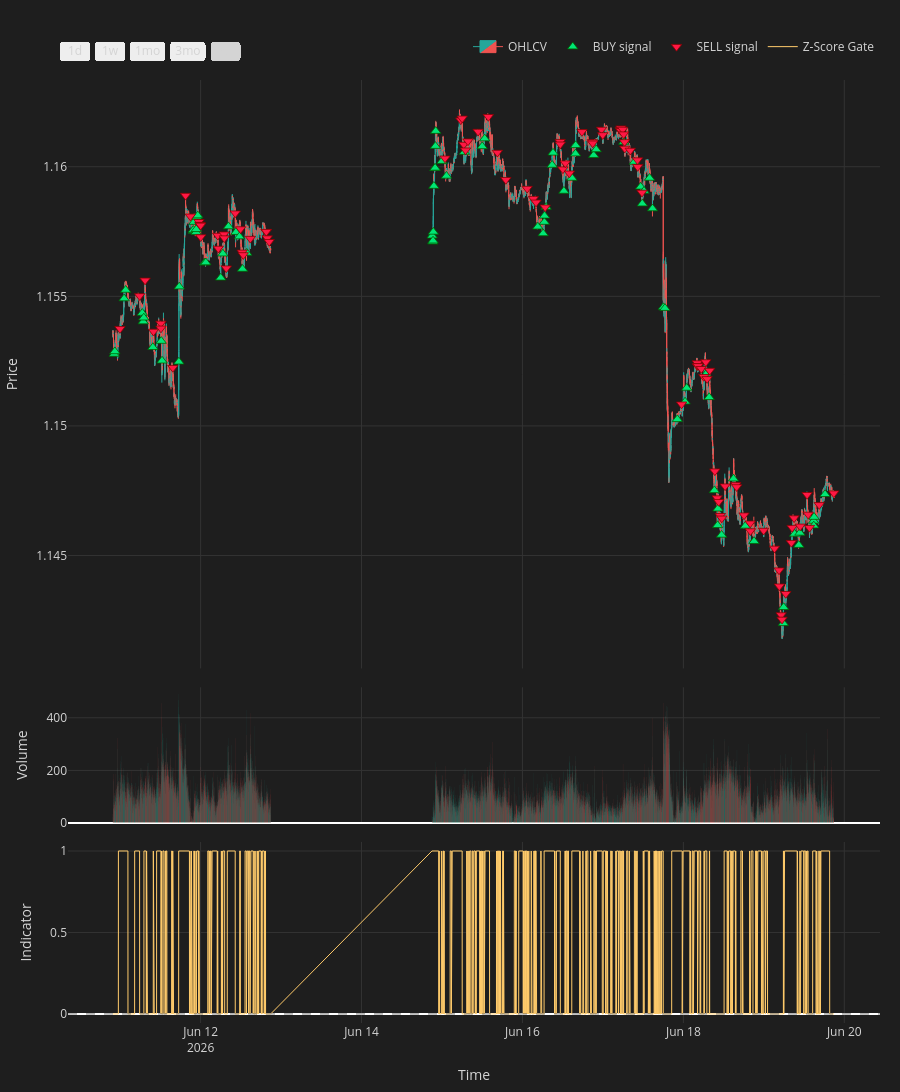

The cell this chart's notebook holds for it:
### Code cell
from talib import EMA as talib_EMA
from Learn.labels import super_smoother
from plotly.subplots import make_subplots
import plotly.graph_objects as go

# ── Build chart dataframe ─────────────────────────────────────────────────────
df_chart = df[['Time', 'Open', 'High', 'Low', 'Close', 'Volume']].copy().tail(10_000).reset_index(drop=True)
sig_cols = ['Time', 'signal', 'pred_long', 'pred_short', 'pred_signed']
df_chart = df_chart.merge(df_gated[sig_cols], on='Time', how='left')
df_chart['signal'] = df_chart['signal'].fillna(0).astype(int)
# df_chart['regime'] = df_chart['regime'].fillna(0)

df_chart['z_score'] = (df_chart['Close'] - df_chart['Close'].rolling(100).mean()) / df_chart['Close'].rolling(100).std()
df_chart['z_score_binary'] = (df_chart['z_score'] > 0).astype(int)

# ── Compute regime EMA and slope (same as causal_market_regime internals) ──────
ma_period        = regime_params.get('ma_period', 21)
slope_smoothness = regime_params.get('slope_smoothness', 1)

ma_arr = talib_EMA(df_chart['Close'].values.astype(float), timeperiod=ma_period)
ma_s   = pd.Series(ma_arr, index=df_chart.index)
slope  = ma_s.diff() / ma_s
df_chart['regime_ma'] = ma_s
df_chart['slope_sm']  = super_smoother(slope, period=max(slope_smoothness, 2))

buy_bars  = df_chart[df_chart['signal'] ==  1]
sell_bars = df_chart[df_chart['signal'] == -1]

atr_series = df_chart['High'].rolling(14).mean() - df_chart['Low'].rolling(14).mean()
offset     = float(atr_series.mean()) * 0.5

vol_colors = np.where(df_chart['Close'] >= df_chart['Open'], '#26a69a', '#ef5350')

fig = make_subplots(rows=3, cols=1, shared_xaxes=True,
                    row_heights=[0.65, 0.15, 0.20], vertical_spacing=0.02)

# ── Row 1: Candlesticks ───────────────────────────────────────────────────────
fig.add_trace(go.Candlestick(
    x=df_chart['Time'], open=df_chart['Open'], high=df_chart['High'],
    low=df_chart['Low'], close=df_chart['Close'], name='OHLCV',
    increasing_line_color='#26a69a', decreasing_line_color='#ef5350',
    increasing_fillcolor='#26a69a', decreasing_fillcolor='#ef5350',
    line=dict(width=1), hoverinfo='skip'), row=1, col=1)

# ── Row 1: Regime-coloured MA ─────────────────────────────────────────────────
# for regime_val, color, label in [
#     ( 1, '#26a69a', 'MA Uptrend'),
#     ( 0, '#888888', 'MA Range'),
#     (-1, '#ef5350', 'MA Downtrend'),
# ]:
#     fig.add_trace(go.Scatter(
#         x=df_chart['Time'],
#         y=df_chart['regime_ma'].where(df_chart['regime'] == regime_val),
#         mode='lines', line=dict(width=2, color=color),
#         name=label, hoverinfo='skip',
#     ), row=1, col=1)

# ── Row 1: BUY / SELL signal markers ─────────────────────────────────────────
fig.add_trace(go.Scatter(
    x=buy_bars['Time'], y=buy_bars['Low'] - offset, mode='markers',
    marker=dict(symbol='triangle-up', size=9, color='#00e676',
                line=dict(color='darkgreen', width=0.8)),
    name='BUY signal', hoverinfo='skip'), row=1, col=1)

fig.add_trace(go.Scatter(
    x=sell_bars['Time'], y=sell_bars['High'] + offset, mode='markers',
    marker=dict(symbol='triangle-down', size=9, color='#ff1744',
                line=dict(color='darkred', width=0.8)),
    name='SELL signal', hoverinfo='skip'), row=1, col=1)

# ── Row 2: Volume ─────────────────────────────────────────────────────────────
fig.add_trace(go.Bar(x=df_chart['Time'], y=df_chart['Volume'],
    marker_color=vol_colors, marker_line_width=0,
    name='Volume', hoverinfo='skip', showlegend=False), row=2, col=1)

# ── Row 3: Z-Score & Donchian ───────────────────────────────────────────────────
# fig.add_trace(go.Scatter(
#     x=df_chart['Time'], y=df_chart['z_score'],
#     mode='lines', line=dict(width=1, color='#82aaff'),
#     name='Z-Score', hoverinfo='skip',
# ), row=3, col=1)

fig.add_trace(go.Scatter(
    x=df_chart['Time'], y=df_chart['z_score_binary'],
    mode='lines', line=dict(width=1, color='#ffcb6b'),
    name='Z-Score Gate', hoverinfo='skip',
), row=3, col=1)

fig.add_hline(y=0, line=dict(color='#555555', width=0.8, dash='dash'), row=3, col=1)

fig.update_layout(
    xaxis=dict(rangeslider=dict(visible=False),
               rangeselector=dict(buttons=[
                   dict(count=1, label='1d', step='day', stepmode='backward'),
                   dict(count=7, label='1w', step='day', stepmode='backward'),
                   dict(count=1, label='1mo', step='month', stepmode='backward'),
                   dict(count=3, label='3mo', step='month', stepmode='backward'),
                   dict(step='all', label='All'),
               ]), type='date'),
    xaxis3=dict(title='Time'),
    yaxis=dict(title='Price', fixedrange=False),
    yaxis2=dict(title='Volume', fixedrange=True),
    yaxis3=dict(title='Indicator', fixedrange=True),
    legend=dict(orientation='h', yanchor='bottom', y=1.02, xanchor='right', x=1),
    height=1300, margin=dict(l=60, r=20, t=80, b=60), hovermode=False,
    paper_bgcolor='#1e1e1e', plot_bgcolor='#1e1e1e', font=dict(color='#d4d4d4'),
    xaxis_gridcolor='#333', yaxis_gridcolor='#333',
    xaxis2_gridcolor='#333', yaxis2_gridcolor='#333',
    xaxis3_gridcolor='#333', yaxis3_gridcolor='#333',
)
fig.show()

### Figure 1 — Plotly figure (JSON) as saved in the notebook; plotly's stock layout.template omitted (floating-point values rounded to 4 significant figures; data arrays with more than 128 entries replaced by an {"elided": "..."} marker saying what was removed)
{"data": [{"close": {"elided": "9986 float values"}, "decreasing": {"fillcolor": "#ef5350", "line": {"color": "#ef5350"}}, "high": {"elided": "9986 float values"}, "hoverinfo": "skip", "increasing": {"fillcolor": "#26a69a", "line": {"color": "#26a69a"}}, "line": {"width": 1}, "low": {"elided": "9986 float values"}, "name": "OHLCV", "open": {"elided": "9986 float values"}, "type": "candlestick", "x": {"elided": "9986 str values"}, "xaxis": "x", "yaxis": "y"}, {"hoverinfo": "skip", "marker": {"color": "#00e676", "line": {"color": "darkgreen", "width": 0.8}, "size": 9, "symbol": "triangle-up"}, "mode": "markers", "name": "BUY signal", "type": "scatter", "x": ["2026-06-10T22:14:00.000000", "2026-06-10T22:25:00.000000", "2026-06-11T01:11:00.000000", "2026-06-11T01:39:00.000000", "2026-06-11T06:36:00.000000", "2026-06-11T06:53:00.000000", "2026-06-11T07:03:00.000000", "2026-06-11T09:46:00.000000", "2026-06-11T12:15:00.000000", "2026-06-11T12:30:00.000000", "2026-06-11T17:31:00.000000", "2026-06-11T17:38:00.000000", "2026-06-11T21:47:00.000000", "2026-06-11T21:49:00.000000", "2026-06-11T22:02:00.000000", "2026-06-11T22:40:00.000000", "2026-06-11T22:42:00.000000", "2026-06-11T22:55:00.000000", "2026-06-11T23:10:00.000000", "2026-06-12T01:12:00.000000", "2026-06-12T01:33:00.000000", "2026-06-12T06:00:00.000000", "2026-06-12T06:38:00.000000", "2026-06-12T08:18:00.000000", "2026-06-12T10:32:00.000000", "2026-06-12T11:35:00.000000", "2026-06-12T12:30:00.000000", "2026-06-12T13:46:00.000000", "2026-06-14T21:04:00.000000", "2026-06-14T21:16:00.000000", "2026-06-14T21:20:00.000000", "2026-06-14T21:25:00.000000", "2026-06-14T21:35:00.000000", "2026-06-14T21:52:00.000000", "2026-06-14T21:58:00.000000", "2026-06-14T22:03:00.000000", "2026-06-14T22:08:00.000000", "2026-06-15T00:00:00.000000", "2026-06-15T01:20:00.000000", "2026-06-15T06:41:00.000000", "2026-06-15T12:00:00.000000", "2026-06-15T12:44:00.000000", "2026-06-16T04:35:00.000000", "2026-06-16T06:11:00.000000", "2026-06-16T06:32:00.000000", "2026-06-16T06:35:00.000000", "2026-06-16T07:04:00.000000", "2026-06-16T08:51:00.000000", "2026-06-16T09:08:00.000000", "2026-06-16T12:22:00.000000", "2026-06-16T14:46:00.000000", "2026-06-16T15:50:00.000000", "2026-06-16T15:53:00.000000", "2026-06-16T21:15:00.000000", "2026-06-16T22:00:00.000000", "2026-06-17T06:14:00.000000", "2026-06-17T09:24:00.000000", "2026-06-17T11:16:00.000000", "2026-06-17T11:45:00.000000", "2026-06-17T12:17:00.000000", "2026-06-17T13:55:00.000000", "2026-06-17T14:48:00.000000", "2026-06-17T18:01:00.000000", "2026-06-17T18:31:00.000000", "2026-06-17T22:12:00.000000", "2026-06-18T00:31:00.000000", "2026-06-18T01:00:00.000000", "2026-06-18T06:41:00.000000", "2026-06-18T07:42:00.000000", "2026-06-18T09:15:00.000000", "2026-06-18T10:13:00.000000", "2026-06-18T10:19:00.000000", "2026-06-18T11:24:00.000000", "2026-06-18T14:57:00.000000", "2026-06-18T18:30:00.000000", "2026-06-18T21:05:00.000000", "2026-06-19T05:50:00.000000", "2026-06-19T05:54:00.000000", "2026-06-19T09:11:00.000000", "2026-06-19T10:26:00.000000", "2026-06-19T10:46:00.000000", "2026-06-19T14:52:00.000000", "2026-06-19T14:54:00.000000", "2026-06-19T14:59:00.000000", "2026-06-19T18:16:00.000000"], "xaxis": "x", "y": [1.153, 1.153, 1.155, 1.155, 1.154, 1.154, 1.154, 1.153, 1.153, 1.153, 1.152, 1.155, 1.158, 1.158, 1.158, 1.157, 1.158, 1.158, 1.158, 1.156, 1.156, 1.156, 1.157, 1.158, 1.157, 1.157, 1.156, 1.157, 1.157, 1.157, 1.157, 1.157, 1.159, 1.16, 1.16, 1.161, 1.161, 1.16, 1.16, 1.161, 1.161, 1.161, 1.158, 1.157, 1.158, 1.158, 1.158, 1.16, 1.161, 1.159, 1.16, 1.161, 1.161, 1.16, 1.161, 1.161, 1.16, 1.159, 1.159, 1.159, 1.16, 1.158, 1.155, 1.155, 1.15, 1.151, 1.151, 1.152, 1.151, 1.148, 1.146, 1.147, 1.146, 1.148, 1.146, 1.146, 1.142, 1.143, 1.146, 1.145, 1.146, 1.146, 1.146, 1.146, 1.147], "yaxis": "y"}, {"hoverinfo": "skip", "marker": {"color": "#ff1744", "line": {"color": "darkred", "width": 0.8}, "size": 9, "symbol": "triangle-down"}, "mode": "markers", "name": "SELL signal", "type": "scatter", "x": ["2026-06-10T23:57:00.000000", "2026-06-11T05:49:00.000000", "2026-06-11T07:27:00.000000", "2026-06-11T09:57:00.000000", "2026-06-11T12:09:00.000000", "2026-06-11T12:10:00.000000", "2026-06-11T15:43:00.000000", "2026-06-11T19:31:00.000000", "2026-06-11T20:57:00.000000", "2026-06-11T23:31:00.000000", "2026-06-11T23:48:00.000000", "2026-06-11T23:57:00.000000", "2026-06-12T00:00:00.000000", "2026-06-12T00:02:00.000000", "2026-06-12T05:06:00.000000", "2026-06-12T05:17:00.000000", "2026-06-12T07:00:00.000000", "2026-06-12T07:04:00.000000", "2026-06-12T07:40:00.000000", "2026-06-12T10:21:00.000000", "2026-06-12T11:55:00.000000", "2026-06-12T12:23:00.000000", "2026-06-12T12:44:00.000000", "2026-06-12T14:51:00.000000", "2026-06-12T19:34:00.000000", "2026-06-12T19:37:00.000000", "2026-06-12T19:53:00.000000", "2026-06-12T20:28:00.000000", "2026-06-15T00:54:00.000000", "2026-06-15T05:37:00.000000", "2026-06-15T06:01:00.000000", "2026-06-15T06:30:00.000000", "2026-06-15T07:02:00.000000", "2026-06-15T07:45:00.000000", "2026-06-15T10:46:00.000000", "2026-06-15T13:50:00.000000", "2026-06-15T16:31:00.000000", "2026-06-15T19:03:00.000000", "2026-06-16T01:24:00.000000", "2026-06-16T03:17:00.000000", "2026-06-16T04:04:00.000000", "2026-06-16T06:47:00.000000", "2026-06-16T11:15:00.000000", "2026-06-16T11:18:00.000000", "2026-06-16T12:04:00.000000", "2026-06-16T12:47:00.000000", "2026-06-16T14:01:00.000000", "2026-06-16T17:45:00.000000", "2026-06-16T20:55:00.000000", "2026-06-16T20:57:00.000000", "2026-06-16T23:36:00.000000", "2026-06-16T23:57:00.000000", "2026-06-17T05:09:00.000000", "2026-06-17T05:23:00.000000", "2026-06-17T05:25:00.000000", "2026-06-17T05:55:00.000000", "2026-06-17T06:12:00.000000", "2026-06-17T06:28:00.000000", "2026-06-17T06:32:00.000000", "2026-06-17T08:10:00.000000", "2026-06-17T10:19:00.000000", "2026-06-17T10:22:00.000000", "2026-06-17T11:40:00.000000", "2026-06-17T23:28:00.000000", "2026-06-18T04:10:00.000000", "2026-06-18T04:11:00.000000", "2026-06-18T04:24:00.000000", "2026-06-18T05:22:00.000000", "2026-06-18T06:06:00.000000", "2026-06-18T06:42:00.000000", "2026-06-18T07:05:00.000000", "2026-06-18T07:51:00.000000", "2026-06-18T09:24:00.000000", "2026-06-18T10:05:00.000000", "2026-06-18T10:33:00.000000", "2026-06-18T11:02:00.000000", "2026-06-18T11:28:00.000000", "2026-06-18T12:27:00.000000", "2026-06-18T15:38:00.000000", "2026-06-18T15:54:00.000000", "2026-06-18T18:06:00.000000", "2026-06-18T19:56:00.000000", "2026-06-18T20:00:00.000000", "2026-06-18T23:56:00.000000", "2026-06-19T03:12:00.000000", "2026-06-19T04:33:00.000000", "2026-06-19T04:39:00.000000", "2026-06-19T05:10:00.000000", "2026-06-19T05:26:00.000000", "2026-06-19T06:33:00.000000", "2026-06-19T08:13:00.000000", "2026-06-19T08:27:00.000000", "2026-06-19T09:01:00.000000", "2026-06-19T10:51:00.000000", "2026-06-19T12:55:00.000000", "2026-06-19T13:14:00.000000", "2026-06-19T13:37:00.000000", "2026-06-19T16:32:00.000000", "2026-06-19T20:52:00.000000"], "xaxis": "x", "y": [1.154, 1.155, 1.156, 1.154, 1.154, 1.154, 1.152, 1.159, 1.158, 1.158, 1.158, 1.158, 1.158, 1.157, 1.157, 1.157, 1.157, 1.157, 1.156, 1.158, 1.158, 1.157, 1.157, 1.157, 1.157, 1.157, 1.157, 1.157, 1.16, 1.162, 1.162, 1.161, 1.161, 1.161, 1.161, 1.162, 1.161, 1.159, 1.159, 1.159, 1.159, 1.158, 1.161, 1.161, 1.16, 1.16, 1.16, 1.161, 1.161, 1.161, 1.161, 1.161, 1.161, 1.161, 1.161, 1.161, 1.161, 1.161, 1.161, 1.161, 1.16, 1.16, 1.159, 1.151, 1.152, 1.152, 1.152, 1.152, 1.152, 1.152, 1.152, 1.152, 1.148, 1.147, 1.147, 1.147, 1.146, 1.148, 1.148, 1.148, 1.147, 1.146, 1.146, 1.146, 1.145, 1.144, 1.144, 1.143, 1.143, 1.144, 1.145, 1.146, 1.146, 1.146, 1.147, 1.147, 1.146, 1.147, 1.147], "yaxis": "y"}, {"hoverinfo": "skip", "marker": {"color": {"elided": "9986 str values"}, "line": {"width": 0}}, "name": "Volume", "showlegend": false, "type": "bar", "x": {"elided": "9986 str values"}, "xaxis": "x2", "y": {"elided": "9986 int values"}, "yaxis": "y2"}, {"hoverinfo": "skip", "line": {"color": "#ffcb6b", "width": 1}, "mode": "lines", "name": "Z-Score Gate", "type": "scatter", "x": {"elided": "9986 str values"}, "xaxis": "x3", "y": {"elided": "9986 int values"}, "yaxis": "y3"}], "layout": {"font": {"color": "#d4d4d4"}, "height": 1300, "hovermode": false, "legend": {"orientation": "h", "x": 1, "xanchor": "right", "y": 1.02, "yanchor": "bottom"}, "margin": {"b": 60, "l": 60, "r": 20, "t": 80}, "paper_bgcolor": "#1e1e1e", "plot_bgcolor": "#1e1e1e", "shapes": [{"line": {"color": "#555555", "dash": "dash", "width": 0.8}, "type": "line", "x0": 0, "x1": 1, "xref": "x3 domain", "y0": 0, "y1": 0, "yref": "y3"}], "xaxis": {"anchor": "y", "domain": [0, 1], "gridcolor": "#333", "matches": "x3", "rangeselector": {"buttons": [{"count": 1, "label": "1d", "step": "day", "stepmode": "backward"}, {"count": 7, "label": "1w", "step": "day", "stepmode": "backward"}, {"count": 1, "label": "1mo", "step": "month", "stepmode": "backward"}, {"count": 3, "label": "3mo", "step": "month", "stepmode": "backward"}, {"label": "All", "step": "all"}]}, "rangeslider": {"visible": false}, "showticklabels": false, "type": "date"}, "xaxis2": {"anchor": "y2", "domain": [0, 1], "gridcolor": "#333", "matches": "x3", "showticklabels": false}, "xaxis3": {"anchor": "y3", "domain": [0, 1], "gridcolor": "#333", "title": {"text": "Time"}}, "yaxis": {"anchor": "x", "domain": [0.376, 1], "fixedrange": false, "gridcolor": "#333", "title": {"text": "Price"}}, "yaxis2": {"anchor": "x2", "domain": [0.212, 0.356], "fixedrange": true, "gridcolor": "#333", "title": {"text": "Volume"}}, "yaxis3": {"anchor": "x3", "domain": [0, 0.192], "fixedrange": true, "gridcolor": "#333", "title": {"text": "Indicator"}}}}
